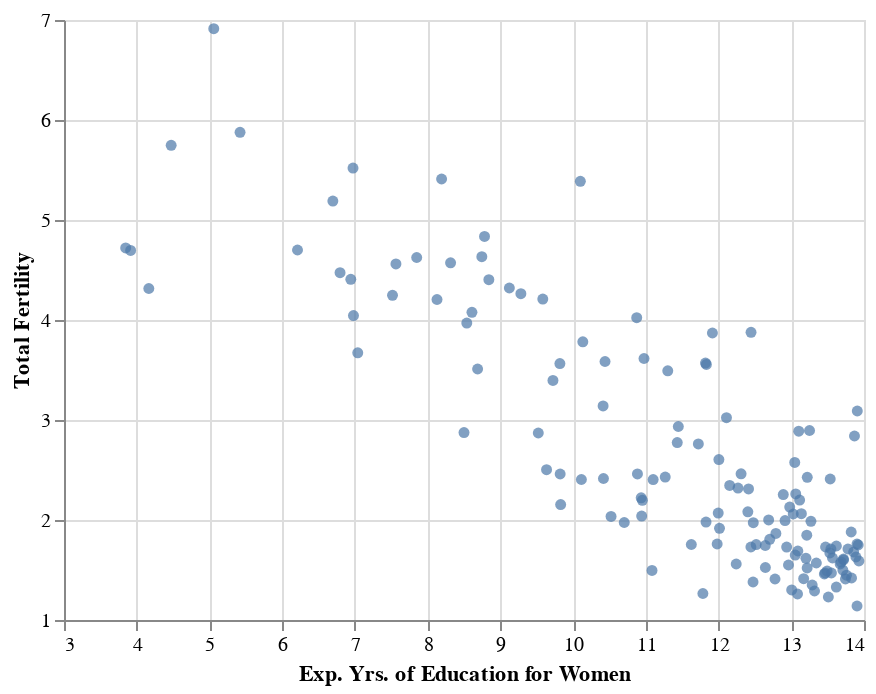

The notebook cell saved with this chart:
### Markdown cell above
<!-- BEGIN QUESTION -->

### Q0 (a) Simple scatterplot

Construct a scatterplot of total fertility against expected years of education for women. Label the axes 'Fertility rate' and 'Expected years of education for women'. Store this plot as `simple_scatter` and display the graphic.

(*Remark*: be sure to include `scale = alt.Scale(zero = False)` in the axis specification so that your plot does not have extra whitespace.)

<!--
BEGIN QUESTION
name: q0_a
points: 1
manual: true
-->

### Code cell
#solution
simple_scatter = alt.Chart(reg_data).mark_circle().encode(
    x = alt.X('educ_expected_yrs_f', title = 'Exp. Yrs. of Education for Women', scale = alt.Scale(zero = False)),
    y = alt.Y('fertility_total', title = 'Total Fertility', scale = alt.Scale(zero = False))
)

simple_scatter

### Figure 1 — Vega-Lite specification as saved in the notebook (floating-point values rounded to 4 significant figures; data arrays with more than 128 entries replaced by an {"elided": "..."} marker saying what was removed)
{"config": {"view": {"continuousWidth": 400, "continuousHeight": 300}}, "data": {"name": "data-8db060f081acab01582dba50ceaf6303"}, "mark": "circle", "encoding": {"x": {"field": "educ_expected_yrs_f", "scale": {"zero": false}, "title": "Exp. Yrs. of Education for Women", "type": "quantitative"}, "y": {"field": "fertility_total", "scale": {"zero": false}, "title": "Total Fertility", "type": "quantitative"}}, "$schema": "https://vega.github.io/schema/vega-lite/v4.17.0.json", "datasets": {"data-8db060f081acab01582dba50ceaf6303": {"elided": "139 records"}}}
